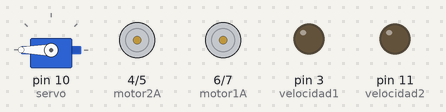
Bench run of a sketch on a simulated Arduino Uno, built with avr-gcc and run on an emulated ATmega328P. Parts: servo, motor-driver pin pairs drawn as motors (green arrow = first pin HIGH = forward, orange = second pin HIGH = backward, longer = more drive), output pins drawn as LEDs (lit = HIGH).

Above: at 0.05 s.
At 0.75 s:
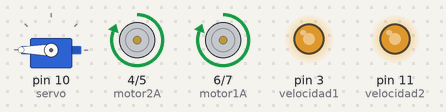
At 1.5 s:
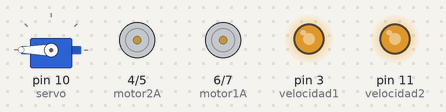
At 2.25 s:
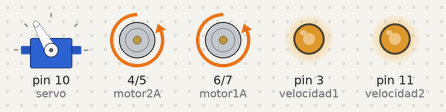
At 3.0 s:
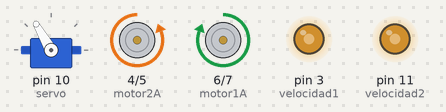
At 6.5 s:
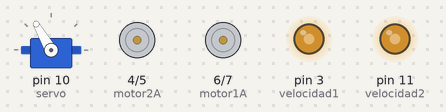
Timing chart, 0 to 8.5 s (numbered marks = the images above):
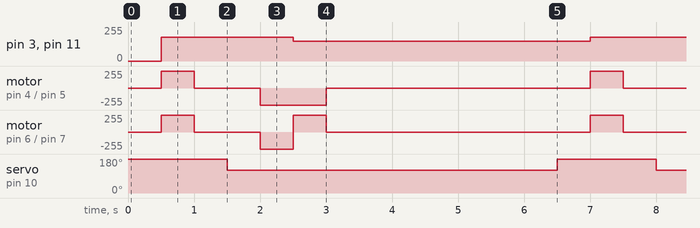

Measured:
- by itself, pin 3 (velocidad1), pin 11 (velocidad2): alternates 180/255 for 2.0 s and 150/255 for 4.5 s
- by itself, servo on pin 10 (servo): alternates 180° for 1.5 s and 120° for 5.0 s
- by itself, motor on pin 4 (motor2A) / pin 5 (motor2B): repeats every 6.5 s: stopped 1.0 s, backward 255/255 1.0 s, stopped 4.0 s, forward 255/255 0.50 s
- by itself, motor on pin 6 (motor1A) / pin 7 (motor1B): repeats every 6.5 s: stopped 1.0 s, backward 255/255 0.50 s, forward 255/255 0.50 s, stopped 4.0 s, forward 255/255 0.50 s

The sketch:

9_montacargas.ino
```cpp
#include<Servo.h>

int motor1A=6;
int motor1B=7;
int velocidad1=3;

int motor2A=4;
int motor2B=5;
int velocidad2=11;

Servo servo;

void setup() {
  pinMode(motor1A,OUTPUT);
  pinMode(motor1B,OUTPUT);
  pinMode(velocidad1,OUTPUT);
  pinMode(motor2A,OUTPUT);
  pinMode(motor2B,OUTPUT);
  pinMode(velocidad2,OUTPUT);
  servo.attach(10);

}

void loop() {

bajar();
frente();
paro();
subir();
reversa();
giro_90();
paro();
delay(3000);

}


void frente(){

  digitalWrite(motor1A,HIGH);
  digitalWrite(motor1B,LOW);
  analogWrite(velocidad1,180);
  digitalWrite(motor2A,HIGH);
  digitalWrite(motor2B,LOW);
  analogWrite(velocidad2,180);
  delay(500);

}


void reversa(){

  digitalWrite(motor1A,LOW);
  digitalWrite(motor1B,HIGH);
  analogWrite(velocidad1,180);
  digitalWrite(motor2A,LOW);
  digitalWrite(motor2B,HIGH);
  analogWrite(velocidad2,180);
  delay(500);

}

void paro(){

  digitalWrite(motor1A,LOW);
  digitalWrite(motor1B,LOW);
  digitalWrite(motor2A,LOW);
  digitalWrite(motor2B,LOW);
  delay(500);

}

void giro_90(){

  digitalWrite(motor1A,HIGH);
  digitalWrite(motor1B,LOW);
  analogWrite(velocidad1,150);
  digitalWrite(motor2A,LOW);
  digitalWrite(motor2B,HIGH);
  analogWrite(velocidad2,150);
  delay(500);

}

void subir(){

servo.write(120);
delay(500);

}

void bajar(){

servo.write(180);
delay(500);

}
```
